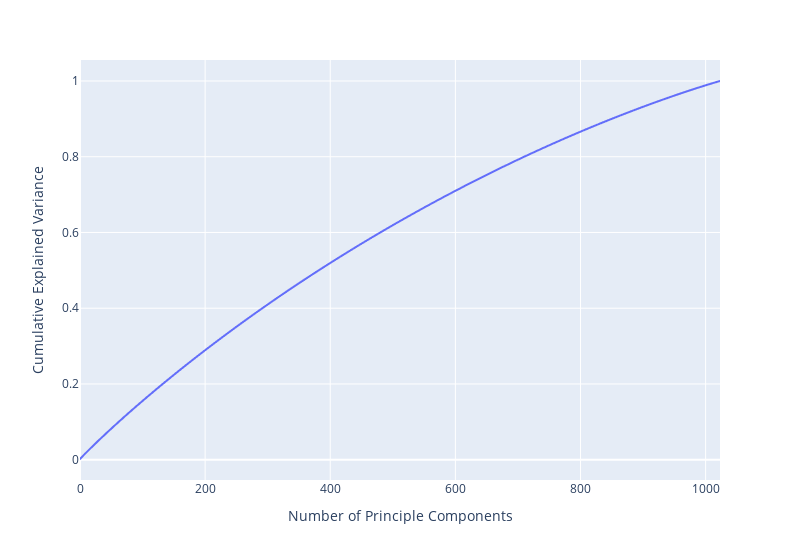

Notebook cell for this chart:
### Code cell
pca = PCA()
z_ = pca.fit_transform(z)
fig = px.line(np.cumsum(pca.explained_variance_ratio_),width=800,labels={"value":"Cumulative Explained Variance","index":"Number of Principle Components"})
fig.update_layout(showlegend=False)
fig.show()
fig.write_image("PCA_ViTVAE_encode.png")
fig.write_image("PCA_ViTVAE_encode.svg")

### Figure 1 — Plotly figure (JSON) as saved in the notebook; plotly's stock layout.template omitted (floating-point values rounded to 4 significant figures; data arrays with more than 128 entries replaced by an {"elided": "..."} marker saying what was removed)
{"data": [{"hovertemplate": "variable=0<br>Number of Principle Components=%{x}<br>Cumulative Explained Variance=%{y}<extra></extra>", "legendgroup": "0", "line": {"color": "#636efa", "dash": "solid"}, "marker": {"symbol": "circle"}, "mode": "lines", "name": "0", "showlegend": true, "type": "scattergl", "x": {"elided": "1024 int values"}, "xaxis": "x", "y": {"elided": "1024 float values"}, "yaxis": "y"}], "layout": {"legend": {"title": {"text": "variable"}, "tracegroupgap": 0}, "margin": {"t": 60}, "showlegend": false, "width": 800, "xaxis": {"anchor": "y", "domain": [0, 1], "title": {"text": "Number of Principle Components"}}, "yaxis": {"anchor": "x", "domain": [0, 1], "title": {"text": "Cumulative Explained Variance"}}}}
